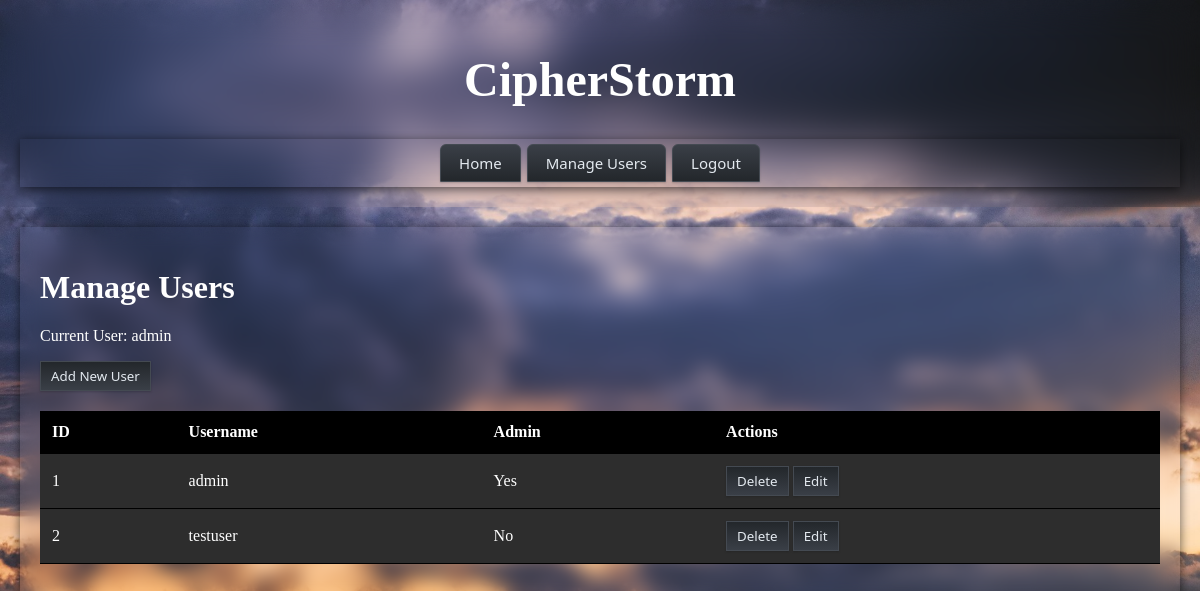
Page /manage_users (signed in) on the committed database.
### tables this page shows
CREATE TABLE users (
                    id INTEGER PRIMARY KEY AUTOINCREMENT,
                    username TEXT UNIQUE NOT NULL,
                    password_hash TEXT NOT NULL,
                    is_admin BOOLEAN DEFAULT 0,
                    created_at DATETIME DEFAULT CURRENT_TIMESTAMP,
                    last_login DATETIME
                );

### index.py (the view)
@app.route('/manage_users', methods=['GET'])
@login_required
def manage_users():
    user = current_user
    if user.is_admin:
        users = db.get_all_users()
        return flask.render_template('admin/users.html', users=users)
    else:
        flash('Access denied.')
        return redirect(url_for('index'))

### index.py (called while the page is built)
@login_manager.user_loader
def load_user(user_id):
    user_data = db.get_user_by_id(int(user_id))
    if user_data:
        return User(user_data)
    return None

    def get_connection(self):
        return sqlite3.connect(self.db_path)

    def get_user_by_id(self, user_id):
        try:
            conn = self.get_connection()
            cursor = conn.cursor()
            cursor.execute('''
                SELECT id, username, is_admin
                FROM users
                WHERE id = ?
            ''', (user_id,))
            user_data = cursor.fetchone()
            conn.close()
            if user_data:
                return {
                    'id': user_data[0],
                    'username': user_data[1],
                    'is_admin': bool(user_data[2])
                }
            return None
        except sqlite3.Error as e:
            print(f"{Fore.RED}[-] Error getting user by ID: {e}{Style.RESET_ALL}")
            return None

    def get_all_users(self):
        try:
            conn = self.get_connection()
            cursor = conn.cursor()
            cursor.execute('''
                SELECT id, username, is_admin, created_at, last_login
                FROM users
                ORDER BY username
            ''')
            rows = cursor.fetchall()
            conn.close()
            users = []
            for row in rows:
                users.append({
                    'id': row[0],
                    'username': row[1],
                    'is_admin': bool(row[2]),
                    'created_at': row[3],
                    'last_login': row[4]
                })
            return users
        except sqlite3.Error as e:
            print(f"{Fore.RED}[-] Error getting all users: {e}{Style.RESET_ALL}")
            return []

### templates/admin/users.html (shortened to what this page needs)
<!DOCTYPE html>
<html lang="en">
<head>
    <link rel="stylesheet" href="{{ url_for('static', filename='style.css') }}">
</head>
<body>
    <div class="header">
        <h1>CipherStorm</h1>
        <div class="navigation">
            <form action="{{ url_for('dashboard') }}" method="get" style="display:inline;">
                <button type="submit" class="navigation-tabs">Home</button>
            </form>
            {% if current_user.is_admin %}
                <form action="{{ url_for('manage_users') }}" method="get" style="display:inline;">
                    <button type="submit" class="navigation-tabs">Manage Users</button>
                </form>
            {% endif %}
            <form action="{{ url_for('logout') }}" method="post" style="display:inline;">
                <button type="submit" class="navigation-tabs">Logout</button>
            </form>
        </div>
    </div>
    <div class="main-content">
        <h1>Manage Users</h1>
        <p>Current User: {{ current_user.username }}</p>
        <a href="{{ url_for('add_user') }}">
            <button type="button">Add New User</button>
        </a>
        <table>
            <thead>
                <tr>
                    <th>ID</th>
                    <th>Username</th>
                    <th>Admin</th>
                    <th>Actions</th>
                </tr>
            </thead>
            <tbody>
                {% for user in users %}
                    <tr>
                        <td>{{ user.id }}</td>
                        <td>{{ user.username }}</td>
                        <td>{{ 'Yes' if user.is_admin else 'No' }}</td>
                        <td>
                            <form action="{{ url_for('delete_user', user_id=user.id) }}" method="post" style="display:inline;">
                                <button type="submit" class="delete-button">Delete</button>
                            </form>
                            <form action="{{ url_for('edit_user', user_id=user.id) }}" method="get" style="display:inline;">
                                <button type="submit" class="edit-button">Edit</button>
                            </form>
                        </td>
                    </tr>
                {% endfor %}
            </tbody>
        </table>
    </div>
</body>
</html>

### static/style.css (style rules this page uses)
body { font-family: Tahoma, sans-serifrif; background-color: #f0f0f0; margin: 0; padding: 0; background-image: url("images/home.jpg"); background-size: cover; background-repeat: no-repeat; background-attachment: fixed; }
.header { padding: 20px; text-align: center; font-size: 24px; color: #ffffff; backdrop-filter: blur(20px); -webkit-backdrop-filter: blur(20px); }
.main-content { padding: 20px; font-size: 16px; color: #ffffff; box-shadow: 0 2px 10px rgba(0, 0, 0, 0.6); backdrop-filter: blur(10px); -webkit-backdrop-filter: blur(10px); margin: 20px; padding: 20px; transition: all 0.3s ease-in-out; }
.navigation { width: auto; padding: 5px; box-shadow: 0 2px 10px rgba(0, 0, 0, 0.6); backdrop-filter: blur(30px); -webkit-backdrop-filter: blur(10px); transition: all 0.6s ease-in-out; }
.navigation-tabs { background: linear-gradient(to bottom, #3a3f47 0%, #23272b 100%); font-family: 'Segoe UI', 'Tahoma', 'Geneva', Verdana, sans-serif; border: 1px solid #444a52; border-radius: 6px 6px 0 0; padding: 8px 18px; font-size: 15px; color: #e3e9ef; box-shadow: 0 1px 2px rgba(0,0,0,0.18); cursor: pointer; transition: color 0.2s ease-in-out; }
table { width: 100%; border-collapse: collapse; margin: 20px 0; }
th, td { padding: 12px; text-align: left; background: #2d2d2d; border-bottom: 1px solid #000000; transition: all 0.2s ease-in-out; }
th, td:hover { background: #3a3a3a; color: #ffffff; transition: all 0.2s ease-in-out; }
th { background-color: #000000; color: #ffffff; }
button { background: linear-gradient(to bottom, #23272b 0%, #3a3f47 100%); font-family: 'Segoe UI', 'Tahoma', 'Geneva', Verdana, sans-serif; color: #e3e9ef; padding: 5px 10px; border: 1px solid #444a52; cursor: pointer; box-shadow: 0 1px 2px rgba(0,0,0,0.18); transition: background 0.2s ease-in-out, color 0.2s ease-in-out, border 0.2s; }

### rows in the picture
users: username "admin", id "1", is_admin "Yes"
users: id "2", username "testuser", is_admin "No"
